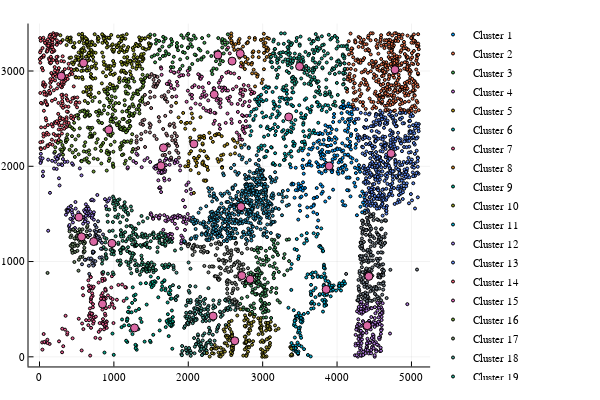

This figure's notebook cell:
### Code cell
using Plots
plotly()
Nr = 5000 ## number of random cities
RandomCities = sample(collect(1:size(Data,2)), Nr, replace = false)
scatter([Data[1,1]], [Data[2,1]], label = "North Pole")
scatter()
@time for c = 1:Nc
    Cluster_k_Plot = intersect(RandomCities,Cluster_Dic[c])
    scatter!(X[Cluster_k_Plot],Y[Cluster_k_Plot], markersize = 1.5, label = "Cluster $c")
end
scatter!(Cts[1,:], Cts[2,:], label = "Peaks of KDE using k = $k")
